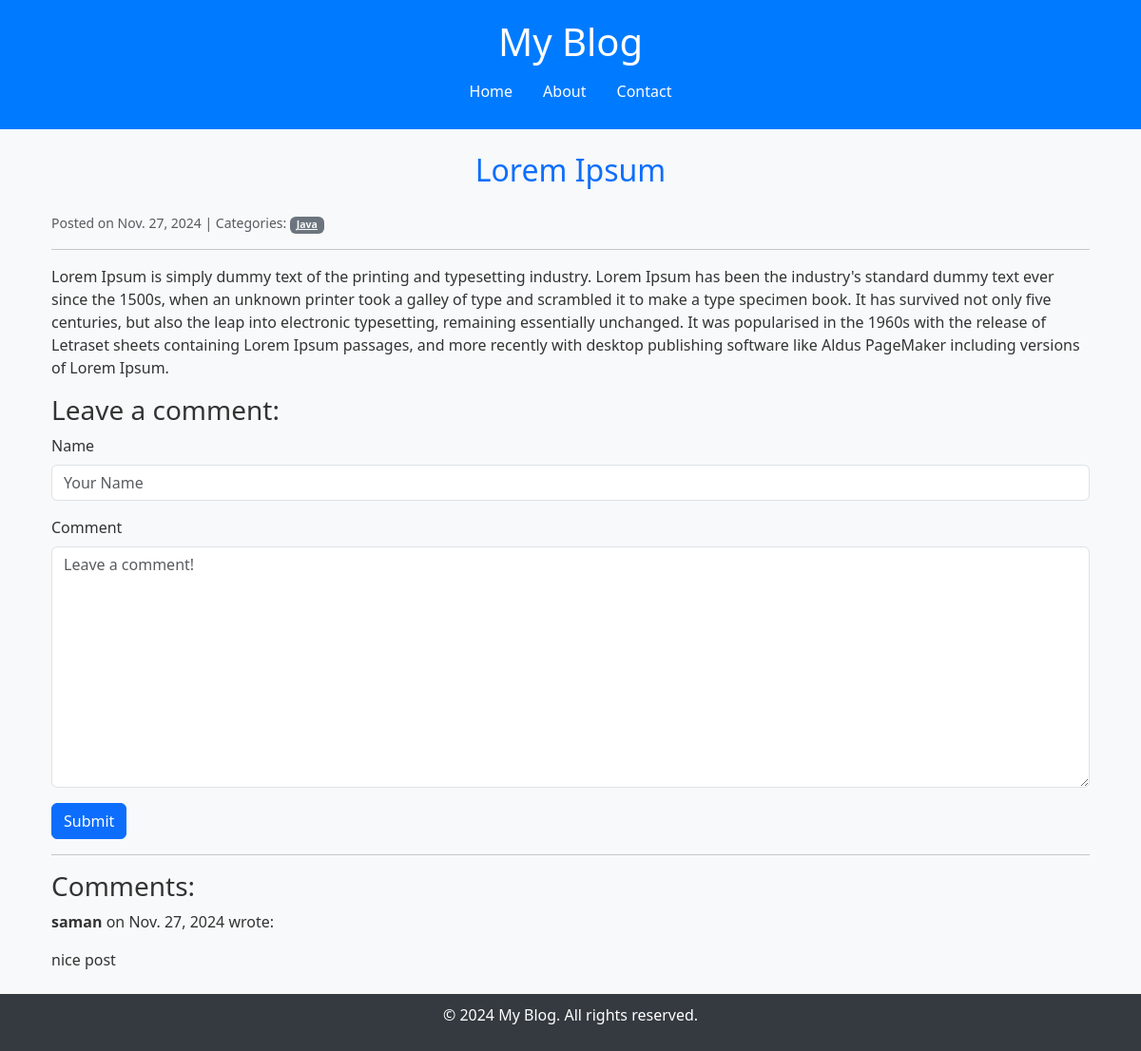
The app's page /post/1/ with its own data.
### blog/models.py (models this page shows, shortened)
class Post(models.Model):
    title = models.CharField(max_length=255)
    body = models.TextField()
    created_on = models.DateTimeField(auto_now_add=True)
    last_modified = models.DateTimeField(auto_now=True)
    categories = models.ManyToManyField("Category", related_name="posts")

class Category(models.Model):
    name = models.CharField(max_length=30)
    class Meta:
        verbose_name_plural = "categories"

class Comment(models.Model):
    author = models.CharField(max_length=60)
    body = models.TextField()
    created_on = models.DateTimeField(auto_now_add=True)
    post = models.ForeignKey("Post", on_delete=models.CASCADE)

### blog/views.py (the view, shortened to what this page needs)
# urls.py: path("post/<int:pk>/", views.blog_detail, name="blog_detail"),
def blog_detail(request, pk):
    post = Post.objects.get(pk=pk)
    form = CommentForm()
    comments = Comment.objects.filter(post=post)
    context = {
        "post": post,
        "comments": comments,
        "form": CommentForm(),
    }
    return render(request, "blog/detail.html", context)

### blog/forms.py
class CommentForm(forms.Form):
    author = forms.CharField(
        max_length=60,
        widget=forms.TextInput(
            attrs={"class": "form-control", "placeholder": "Your Name"}
        ),
    )
    body = forms.CharField(
        widget=forms.Textarea(
            attrs={"class": "form-control", "placeholder": "Leave a comment!"}
        )
    )

### blog/templates/blog/detail.html (shortened to what this page needs)
{% extends "base.html" %}
{% block page_title %}
    <h2 class="text-center text-primary">{{ post.title }}</h2>
{% endblock page_title %}
{% block page_content %}
    <div class="container my-4">
        <small class="text-muted">
            Posted on {{ post.created_on.date }} | Categories:
            {% for category in post.categories.all %}
                <a href="{% url 'blog_category' category.name %}" class="badge bg-secondary text-light">
                    {{ category.name }}
                </a>
            {% endfor %}
        </small>
        <hr>
        <p class="lead">{{ post.body | linebreaks }}</p>
        <h3>Leave a comment:</h3>
        <form method="post">
            <div class="mb-3">
                <label for="author" class="form-label">Name</label>
                {{ form.author }}
            </div>
            <div class="mb-3">
                <label for="body" class="form-label">Comment</label>
                {{ form.body }}
            </div>
            <button type="submit" class="btn btn-primary">Submit</button>
        </form>
        <hr>
        <h3>Comments:</h3>
        {% for comment in comments %}
            <div class="comment mb-3">
                <p><strong>{{ comment.author }}</strong> on {{ comment.created_on.date }} wrote:</p>
                <p>{{ comment.body | linebreaks }}</p>
            </div>
        {% empty %}
            <p>No comments yet. Be the first to comment!</p>
        {% endfor %}
    </div>
{% endblock page_content %}

### templates/base.html (style rules this page uses)
body { background-color: #f8f9fa; color: #333; }

### records on screen
Post: title "Lorem Ipsum", created_on "Nov. 27, 2024", body "Lorem Ipsum is simply dummy text of the printing and typesetting industry. Lorem Ipsum has been the industry's standard dummy text ever since the 1500s, when an unknown printer took a galley of type and scrambled it to make a type specimen book. It has survived not only five centuries, but also the leap into electronic typesetting, remaining essentially unchanged. It was popularised in the 1960s with the release of Letraset sheets containing Lorem Ipsum passages, and more recently with desktop publishing software like Aldus PageMaker including versions of Lorem Ipsum."
Category: name "Java"
Comment: author "saman", created_on "Nov. 27, 2024", body "nice post"
